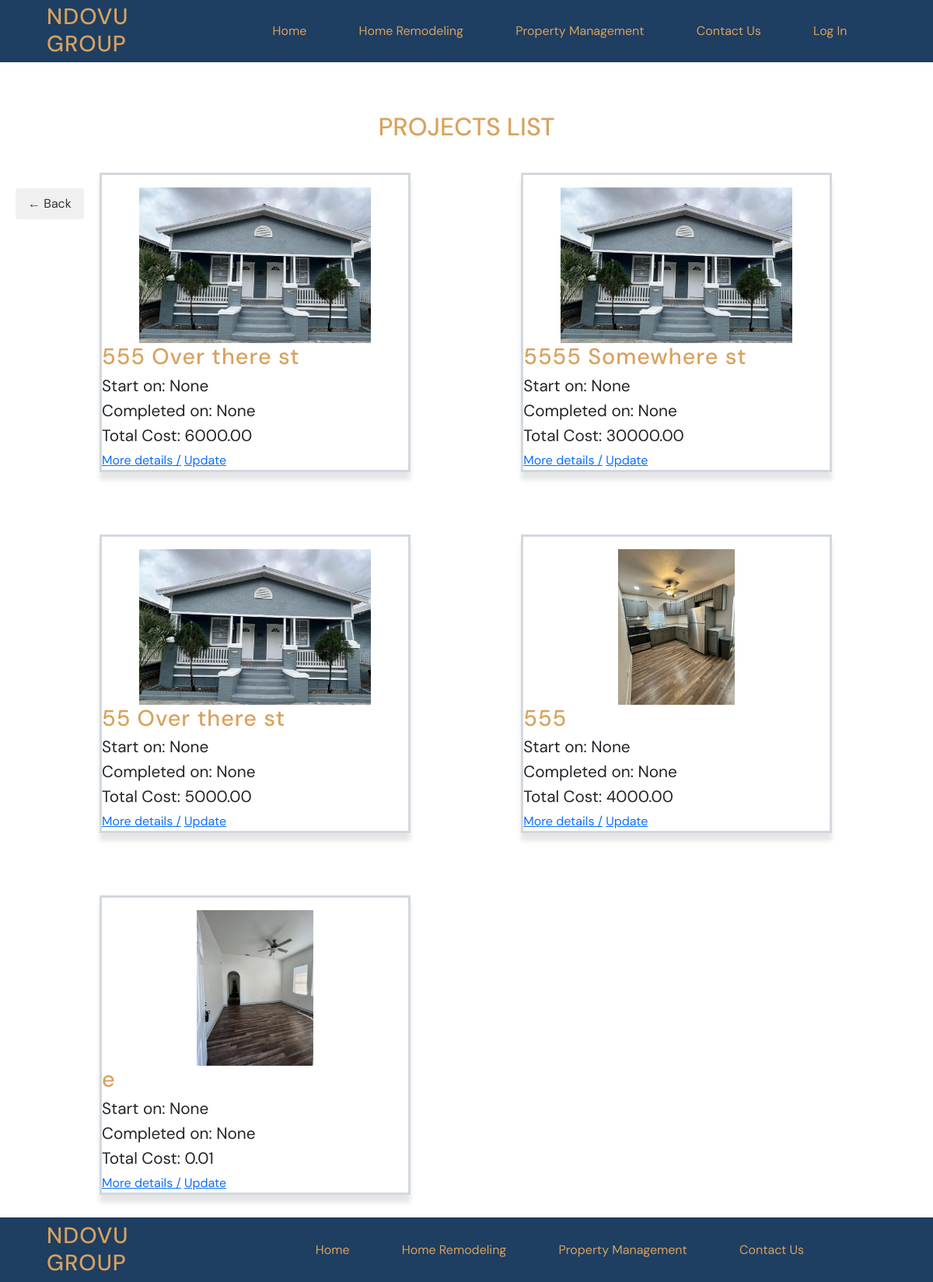
The page /projects/ on the database as committed earlier.
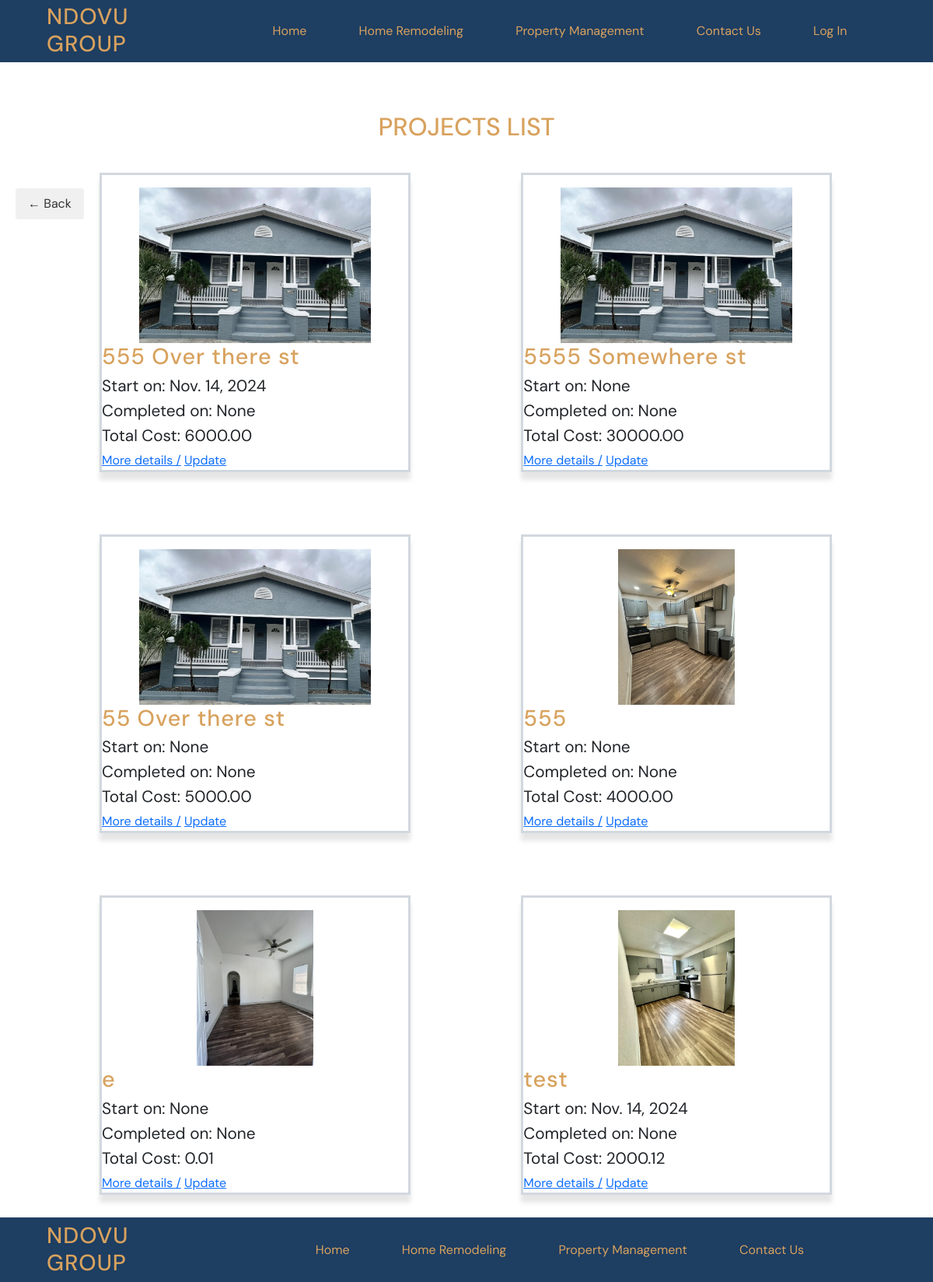
The same page on the database as committed later.
### projects/models.py (models this page shows, shortened)
class Project(models.Model):
    name = models.CharField(max_length=128)
    image = models.ImageField(upload_to="static/img")
    tasks = models.CharField(max_length=200)
    vendor = models.CharField(max_length=50)
    total_cost = MoneyField(max_digits=14, decimal_places=2, default_currency='USD')
    comments = models.TextField()
    start_date = models.DateField(null=True, blank=True)
    complete_date = models.DateField(null=True, blank=True)

### projects/views.py (the view)
# urls.py: path("", views.ProjectListView.as_view(), name="list"),
class ProjectListView(ListView): #scan ops
        template_name = "projects/projects_list.html"
        model = Project

### templates/projects/projects_list.html (shortened to what this page needs)
{% extends 'base.html' %}
{% load static %}
{% block content %}
    <section class="projects-section center-column ">
        <h1>Projects List</h1>
    <div class="projects-list">
    {% for project in project_list %}
        <div class="project-card">
            <img src="{{ project.image.url }}" alt="house before">
                <h2> {{ project.name }} </h2>
                <p> Start on: {{ project.start_date }} </p>
                <p> Completed on: {{ project.complete_date }} </p>
                <p> Total Cost: {{ project.total_cost }} </p>
                <a href="{% url 'detail' project.id %}">More details /</a>
                <a href="{% url 'update' project.id %}">Update</a>
        </div>
        {% endfor %}
        <a href="{% url 'home' %}" class="back-button">← Back</a>
    </div>
</section>
{% endblock content %}

### templates/base.html (shortened to what this page needs)
{% load static %}
<!DOCTYPE html>
<html lang="en">
<head>
    <link href="https://cdn.jsdelivr.net/npm/bootstrap@5.3.3/dist/css/bootstrap.min.css" rel="stylesheet"
>
    <link rel="stylesheet" href="{% static '/css/base.css' %}">
    <link rel="stylesheet" href="{% static '/css/footer.css' %}">
    <link rel="stylesheet" href="{% static '/css/header.css' %}">
    <link rel="stylesheet" href="{% static '/css/section.css' %}">
    <link rel="stylesheet" href="{% static '/css/responsive.css' %}">
</head>
<body>
    <header class="center-row">
        <div class="logo center-row">
            <h2>NDOVU GROUP</h2>
        </div>
        <nav class="nav-menu">
            <div class="nav-options center-row">
                <a href="{% url 'home' %}">Home</a>
                <a href="{% url 'remodel' %}">Home Remodeling</a>
                <a href="{% url 'property' %}">Property Management</a>
                <a href="{% url 'contact' %}">Contact Us</a>
                {% if user.is_authenticated %}
                <a href="{% url 'logout' %}">Log Out</a>
                {% else %}
                <a href="{% url 'login' %}">Log In</a>
                {% endif %}
            </div>
        </nav>
    </header>
    {% block content %}
    {% endblock content %}
    <footer class="center-row">
        <div class="logo center-row">
            <h2>NDOVU GROUP</h2>
        </div>
        <nav class="nav-menu">
            <div class="nav-options center-row">
                <a href="{% url 'home' %}">Home</a>
                <a href="{% url 'remodel' %}">Home Remodeling</a>
                <a href="{% url 'property' %}">Property Management</a>
                <a href="{% url 'contact' %}">Contact Us</a>
            </div>
        </nav>
    </footer>
</body>
</html>

### static/css/base.css (style rules this page uses)
:root { --secondary-color-600: #d8a25e; --background-color: #fdfdfd; --surface-color: #1e3e62; --neutral-color:#2e2f30; --DM-font: "DM Sans", sans-serif; }
* { font-family: var(--DM-font); margin: 0; padding: 0; text-decoration: none; }
html { font-size: 16px; background-color: var(--background-color); }
h1 { color: var(--secondary-color-600); font-size: 2rem; text-transform: uppercase; text-align: center; }
h2 { color: var(--secondary-color-600); font-size: 1.8rem; letter-spacing: 0.06rem; }
p { line-height: 1.5rem; font-size: 1.3rem; }
.center-row { display: flex; justify-content: center; align-items: center; }
.center-column { display: flex; justify-content: center; align-items: center; flex-direction: column; }

### static/css/footer.css (style rules this page uses)
footer { background-color: var(--surface-color); height: 83px; position: fixed; bottom: 0; width: 100%; }

### static/css/header.css (style rules this page uses)
header { background-color: var(--surface-color); height: 80px; position: sticky; top: 0px; z-index: 9999; }
.logo { width: 20%; height: 100%; padding-right: 10%; margin-top: 0.5%; }
.nav-menu { width: 70%; height: 100%; }
.nav-options { width: 100%; height: 100%; }
.nav-options a { color: var(--secondary-color-600); font-size: 1rem; margin: 2%; padding: 1% 2%; text-decoration: none !important; }

### static/css/section.css (style rules this page uses)
.projects-section { margin-top: 4rem; position: relative; }
.projects-list { margin: 2rem 0px; gap: 5rem; position: relative; }
.project-card { width: 400px; display: inline-block; border: 3px solid rgba(30, 62, 98, 0.2); box-shadow: 0 10px 6px rgba(0, 0, 0, 0.1); margin-bottom: 5rem; vertical-align: top; margin-right: 10px; margin-left: 8rem; text-align: justify; }
.project-card p { width: 90%; margin: 0.5rem 0; }
.project-card img { height: 200px; object-fit: contain; display: block; margin: 1rem auto 0; }
.project-card a { width: 100%; }
.back-button { display: inline-block; padding: 8px 16px; position: absolute; top: 20px; left: 20px; background-color: #f0f0f0; color: #333; text-decoration: none; border-radius: 4px; transition: background-color 0.3s; }

Rows that differ between the two databases and show on the page:
changed Project "555 Over there st": start_date "None" → "Nov. 14, 2024"
added Project: image (picture), name "test", start_date "Nov. 14, 2024", complete_date "None", total_cost "2000.12"
